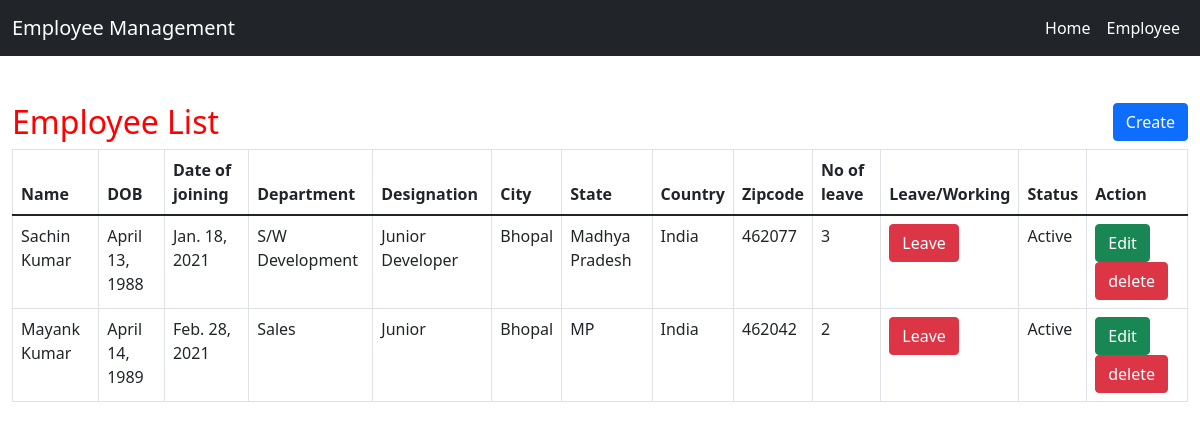
Screenshot of /employee-list with the database file from the repository.
### EMS/models.py (models this page shows, shortened)
class Employee(models.Model):
    name = models.CharField(max_length=100, null=True, blank=True)
    dob = models.DateField(null=True, blank=True)
    doj = models.DateField(null=True, blank=True)
    department = models.CharField(max_length=100, null=True, blank=True)
    post = models.CharField(max_length=100, null=True, blank=True)
    address = models.CharField(max_length=100, null=True, blank=True)
    city = models.CharField(max_length=100, null=True, blank=True)
    country = models.CharField(max_length=100, null=True, blank=True)
    zipcode = models.CharField(max_length=100, null=True, blank=True)
    state = models.CharField(max_length=100, null=True, blank=True)
    active = models.BooleanField(default=True)
    leave_count = models.IntegerField(null=True, blank=True, default=0)
    on_leave = models.BooleanField(default=False)

### EMS/views.py (the view)
# urls.py: path('employee-list', employee_list, name="employee_list"),
def employee_list(request):
    emp_data = Employee.objects.filter()
    d = {'employee':emp_data}
    return render(request, 'employee_list.html',d)

### EMS/templates/employee_list.html (shortened to what this page needs)
{% extends 'home.html' %}
{% block body %}
<link rel = stylesheet href = "//cdn.datatables.net/1.10.19/css/jquery.dataTables.min.css" defer>
<div  class="container-fluid">
        <h2 style="color:red;margin-top:4%">Employee List
            <a href="{% url 'create_employee' %}"><button class="btn btn-primary" align="right" style="float:right">Create</button></a>
        </h2>
        <table class="table table-bordered" id="myTable">
  <thead>
  <tr>
    <th>Name</th>
    <th>DOB</th>
    <th>Date of joining</th>
      <th>Department</th>
      <th>Designation</th>
    <th>City</th>
    <th>State</th>
    <th>Country</th>
    <th>Zipcode</th>
    <th>No of leave</th>
    <th>Leave/Working</th>
    <th>Status</th>
    <th>Action</th>
  </tr>
  </thead>
   <tbody>
    {% for i in employee %}
  <tr>
    <td>{{i.name}}</td>
    <td>{{i.dob}}</td>
    <td>{{i.doj}}</td>
      <td>{{i.department}}</td>
      <td>{{i.post}}</td>
      <td>{{i.city}}</td>
      <td>{{i.state}}</td>
      <td>{{i.country}}</td>
      <td>{{i.zipcode}}</td>
      <td>{{i.leave_count}}</td>
      <td>{% if i.on_leave %}
        <a href="{% url 'leave_status' i.id %}" onclick="return confirm('Are you sure, You are working today?')"><button class="btn btn-danger">Leave</button></a>
          {% else %}
          <a href="{% url 'leave_status' i.id %}"  onclick="return confirm('Are you sure, You are applying for leave?')"><button class="btn btn-success">Working</button></a>
        {% endif %}</td>
      <td>{% if i.active %}Active{% else %}Inactive{% endif %}</td>
    <td><a href="{% url 'edit_employee' i.id %}" ><button class="btn btn-success">Edit</button></a>
        <a href="{% url 'delete_employee' i.id %}" onclick="return confirm('Are you sure?')"><button class="btn btn-danger">delete</button></a>
    </td>
  </tr>
    {% endfor %}
    </tbody>
</table>
</div>
{% endblock  %}

### EMS/templates/home.html (shortened to what this page needs)
<!doctype html>
{% load static %}
<html lang="en">
  <head>
    <link href="https://cdn.jsdelivr.net/npm/bootstrap@5.1.3/dist/css/bootstrap.min.css" rel="stylesheet">
  </head>
  <body>
    <nav class="navbar navbar-expand-lg navbar-dark bg-dark">
      <div class="container-fluid">
        <a class="navbar-brand" href="#">
          Employee Management
        </a>
        <div class="collapse navbar-collapse" id="navbarTogglerDemo03">
          <div class="d-flex">
            <ul class="navbar-nav me-auto mb-2 mb-lg-0">
            <li class="nav-item">
              <a class="nav-link active" aria-current="page" href="/">Home</a>
            </li>
            <li class="nav-item">
              <a class="nav-link active" aria-current="page" href="/employee-list">Employee</a>
            </li>
          </ul>
          </div>
        </div>
      </div>
    </nav>
    {% block body %}{% endblock  %}
  </body>
</html>

### rows the page displays
Employee: name "Sachin Kumar", dob "April 13, 1988", doj "Jan. 18, 2021", department "S/W Development", post "Junior Developer", city "Bhopal", state "Madhya Pradesh", country "India", zipcode "462077", leave_count "3", on_leave "Leave", active "Active"
Employee: name "Mayank Kumar", dob "April 14, 1989", doj "Feb. 28, 2021", department "Sales", post "Junior", city "Bhopal", state "MP", country "India", zipcode "462042", leave_count "2", on_leave "Leave", active "Active"
